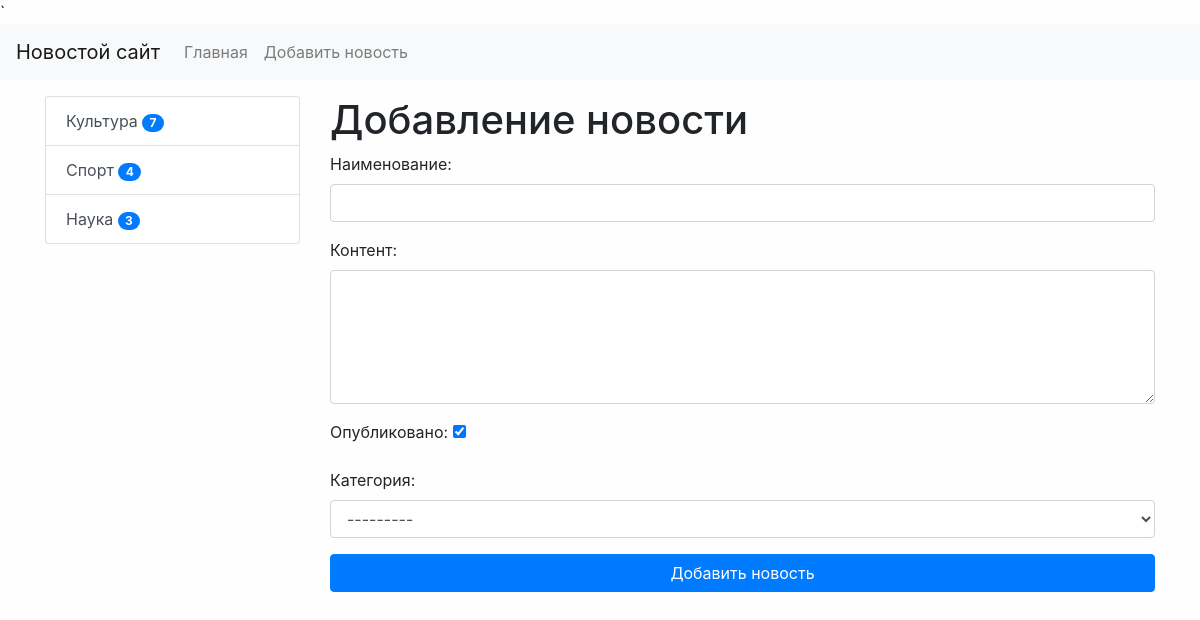
The app's page /news/add-news/ (signed in) with its own data.
### news/models.py (models this page shows)
class Category(models.Model):
    title = models.CharField(max_length=150, db_index=True, verbose_name='Наименование категории')
    def get_absolute_url(self):
        return reverse('category', kwargs={"category_id": self.pk})
    def __str__(self):
        return self.title
    class Meta:
        verbose_name = 'Категория'
        verbose_name_plural = 'Категории'
        ordering = ['title']

### news/views.py (the view)
# urls.py: path('news/add-news/', CreateNews.as_view(), name='add_news'),
class CreateNews(LoginRequiredMixin, CreateView):
    form_class = NewsForm
    template_name = 'news/add_news.html'
    login_url = '/admin/'

### news/forms.py (shortened to what this page needs)
class NewsForm(forms.ModelForm):
    class Meta:
        model = News
        fields = ['title', 'content', 'is_published', 'category']
        widgets = {
            'title': forms.TextInput(attrs={"class": "form-control"}),
            'content': forms.Textarea(attrs={"class": "form-control", "rows": 5}),
            'category': forms.Select(attrs={"class": "form-control"}),
        }

### news/templatetags/news_tags.py (called while the page is built)
@register.inclusion_tag('news/list_categories.html')
def show_categories(arg1='Hello', arg2='world'):
    categories = Category.objects.annotate(cnt=Count('news')).filter(cnt__gt=0)
    return {"categories": categories, "arg1": arg1, "arg2": arg2}

### news/templates/news/add_news.html (shortened to what this page needs)
`{% extends 'base.html' %}
{% block sidebar %}
{% include 'inc/_sidebar.html' %}
{% endblock %}
{% block content %}
<h1> Добавление новости </h1>
<form action="{% url 'add_news' %}" method="post">
    {{ form.as_p }}
    <button type="submit" class="btn btn-primary btn-block">Добавить новость</button>
</form>
{% endblock %}

### news/templates/news/list_categories.html
<div class="list-group">
    {% for item in categories %}
    <a href="{{ item.get_absolute_url }}" class="list-group-item list-group-item-action">{{ item.title }} <span class="badge badge-primary badge-pill">{{ item.cnt }}</span></a>
    {% endfor %}
</div>

### mysite/static/css/style.css (style rules this page uses)
body { background-color: #fefefe; }

### records on screen
Category: title "Культура", cnt "7"
Category: title "Спорт", cnt "4"
Category: title "Наука", cnt "3"
